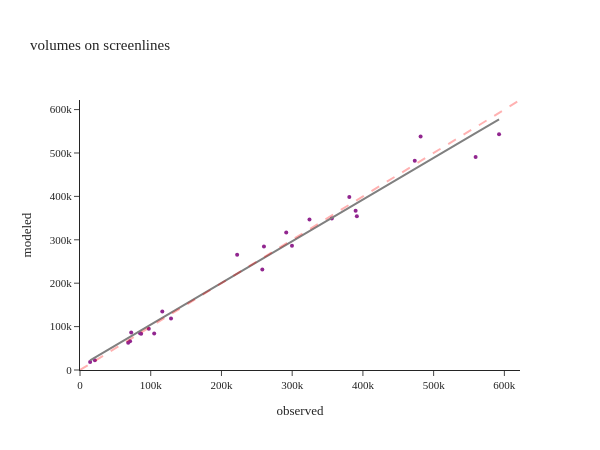

This figure's notebook cell:
### Code cell
#| layout: [[65,35]]

util.plot_observed_modeled_scatter(df[df['name']!="TOTAL"], 'observed', 'modeled', 'volumes on screenlines')

### Figure 1 — Plotly figure (JSON) as saved in the notebook; plotly's stock layout.template omitted (floating-point values rounded to 4 significant figures)
{"data": [{"hovertemplate": "observed=%{x}<br>modeled=%{y}<extra></extra>", "legendgroup": "", "marker": {"color": "#91268F", "size": 4, "symbol": "circle"}, "mode": "markers", "name": "", "orientation": "v", "showlegend": false, "type": "scatter", "x": [592500.0, 559300.0, 481600.0, 473300.0, 391400.0, 389700.0, 380800.0, 356100.0, 324500.0, 299700.0, 291600.0, 260100.0, 257800.0, 222200.0, 128700.0, 116400.0, 104900.0, 97300.0, 86460.0, 84880.0, 72400.0, 70810.0, 68130.0, 21000.0, 14300.0], "xaxis": "x", "y": [543000.0, 490900.0, 537800.0, 482300.0, 354400.0, 366800.0, 398500.0, 349100.0, 346800.0, 286400.0, 317000.0, 284500.0, 231800.0, 265500.0, 118500.0, 134600.0, 84340.0, 94770.0, 83530.0, 84620.0, 86530.0, 66520.0, 62610.0, 22190.0, 18530.0], "yaxis": "y"}, {"hovertemplate": "<b>OLS trendline</b><br>modeled = 0.960976 * observed + 8224.35<br>R<sup>2</sup>=0.975273<br><br>observed=%{x}<br>modeled=%{y} <b>(trend)</b><extra></extra>", "legendgroup": "", "line": {"color": "grey", "width": 2}, "marker": {"color": "#91268F", "size": 4, "symbol": "circle"}, "mode": "lines", "name": "", "showlegend": false, "type": "scatter", "x": [14300.0, 21000.0, 68130.0, 70810.0, 72400.0, 84880.0, 86460.0, 97300.0, 104900.0, 116400.0, 128700.0, 222200.0, 257800.0, 260100.0, 291600.0, 299700.0, 324500.0, 356100.0, 380800.0, 389700.0, 391400.0, 473300.0, 481600.0, 559300.0, 592500.0], "xaxis": "x", "y": [21970.0, 28400.0, 73690.0, 76270.0, 77800.0, 89790.0, 91310.0, 101700.0, 109000.0, 120000.0, 131900.0, 221700.0, 255900.0, 258200.0, 288400.0, 296200.0, 320000.0, 350400.0, 374100.0, 382700.0, 384400.0, 463100.0, 471000.0, 545700.0, 577600.0], "yaxis": "y"}], "layout": {"height": 450, "legend": {"tracegroupgap": 0}, "shapes": [{"line": {"color": "Red", "dash": "dash", "width": 2}, "type": "line", "x0": 0, "x1": 622100.0, "y0": 0, "y1": 622100.0}], "title": {"text": "volumes on screenlines"}, "width": 600, "xaxis": {"anchor": "y", "domain": [0.0, 1.0], "range": [0, 622100.0], "title": {"text": "observed"}}, "yaxis": {"anchor": "x", "domain": [0.0, 1.0], "range": [0, 622100.0], "title": {"text": "modeled"}}}}
